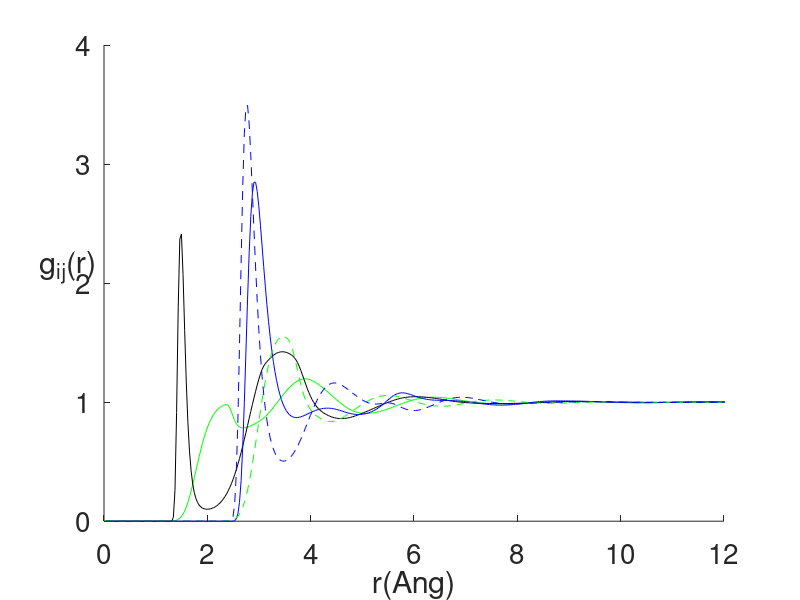

MATLAB code to generate this figure:
%%%%%%%%%%%%%%%%%%%%%%%%%%%%%%%%%%%%%%%%%%%%%%%%%%%%%%%%%%%%%%%%%%%%%%%%
% This function solves excess chemical potential for solvent and
% solvation free energy for solute particle for solute-solvent system 
% in the infinite dilution limit using the Reference interaction site model (RISM) theory
% in the hyppernetted-chain (HNC) approximation.
%%%
%%% --- Reference interaction site model (RISM) theory
% The RISM coupled equations are solved in infinite dilution limit (solute density is zero). 
% 1. solve solvent-solvent equation: 
% solvent_solvent_rism1d_solver.m function solves the solvent-solvent RISM equation.
% 2. solve solute-solvent equation:
% solute_solvent_rism_1d_solver. function solves the solute-solvent RISM equation.
%
% Here:
% solvent is SPC/E water model.
% solute is K+ ion with partial charge +1.
% temparature is T = 298K.
%%%
%
% The Picard iterative method is applied. For solute-solvent case, we first
% solve solute-solvent RISM equation for small gamma parameter (Gamma=40),
% and output from this previous calculation is used for Gamma = 237.50 in next step.
%%%
%
% The excess chemical potential in HNC approximation is
% beta*mu = rho_solvent*int^infinity_0*(0.5*h_vv(r)^{2} - c_vv(r) - 0.5*h_vv(r)*c_vv(r)) * (4*pi*r^2)*dr, 
%                                       where h_vv(r) & c_vv(r) are from solvent-solvent calculation.
%
% For solute-solvent case, in evaluation of beta*mu, one uses h_uv(r) and c_uv from solute-solvent calculation. 
% 
%%%
%%% ---
%
% References: D. Chandler and H. C. Andersen, J. Chem. Phys. v57, p1930 (1972)
%             D. Chandler, J. Chem. Phys. v59, p2742 (1973)
%             L. J. Lowden and D. Chandler, J. Chem. Phys. v59, p6587 (1973)
%             I. S. Joung, T. Luchko, and D. A. Case, J. Chem. Phys. v138, p044103 (2013)
%
% Written by Tsogbayar Tsednee (PhD), Kyungpook National University, South Korea 
% Contact: tsog215@gmail.com
% Date: Feb 16, 2021
%
%
function [] = rism_1D_solute_solvent_equation_hnc_example_1
%
clear all;
format long
clear;
clc;
Nr = 4*256;                      %  number of grid point
L = 32.0; dr = L/(Nr+1);         %  length parameter & step size
itermax = 1000; tol = 10^(-6);   %  number of iteration & tolerance
%
alf = 0.750;                     %  parameter for iteration convergence for solvent-solvent RISM calculation
alf2 = 0.900;                    %  parameter for iteration convergence for solute-solvent RISM calculation
%%%
%
[x_mu_h2o,chi11,chi22,chi33,chi12,chi13,chi23,h11_r,h12_r,h22_r,r] = solvent_solvent_rism1d_solver(Nr,L,dr,itermax,tol,alf);
%
%%% excess chemical potential beta*mu
mu_kcal_over_mol_h2o = x_mu_h2o * 0.5918;                         % in unit of kcal/mol
%
[mu_kap_ion,h14_r,h24_r,h34_r] = solute_solvent_rism_1d_solver(Nr,L,dr,itermax,chi11,chi22,chi33,chi12,chi13,chi23,tol,alf2);
%
%%% solvation free energy (excess chemical potential) beta*mu for solute
%%% particle
mu_kcal_over_mol = mu_kap_ion * 0.5918; % in unit of kcal/mol
%
%%% excess chemical potentias for solvent-solvent and solute-solvent interactions:
[mu_kcal_over_mol_h2o, mu_kcal_over_mol]               % in unit of kcal/mol
%
% [-7.054244457841651 -59.494558241901444]              % in unit of kcal/mol

%%%%
%
% radial distribution functions for solvent
figure(1)
hold on
plot(r, h11_r+1, 'g')    % for H-H
plot(r, h12_r+1, 'k')    % for H-O
plot(r, h22_r+1, 'b')    % for O-O 
%
% radial distribution functions for solute-solvent
plot(r, h14_r+1, 'g--')    % for H - K+
plot(r, h24_r+1, 'b--')    % for O - K+
%plot(r, h34_r+1, 'ro')     % for H - K+
%
hold off
axis([0. 12. 0.000 4.00])
set(gca,'FontSize',20)
xlabel('r(Ang)') % ,'fontsize',16
ylabel('g_{ij}(r)','Rotation', 1) %   

%
return
end

function [x_mu_h2o,chi11,chi22,chi33,chi12,chi13,chi23,h11_r,h12_r,h22_r,r] = solvent_solvent_rism1d_solver(Nr,L,dr,itermax,tol,alf)
%%%
%%%
rho_red = 0.033460;  % number density, A^(-3)
gam1 = 100.650;  % plus for H-H atom % gam1
gam2 = 4.*gam1;  % minus for O-O atom
gam3 = -2.*gam1; % plus for H-O
%%%
gam11 = gam1;
gam12 = gam3;
gam13 = gam1;
gam22 = gam2;
gam23 = gam3;
gam33 = gam1;
%
aa = 1.000000;
%
%%% SPC/E- water model
sigma11 = 0.400; % Ang for H: sigma_1 = 0.4Ang
sigma22 = 3.166; % Ang for O: sigma_3 = 3.166Ang 
sigma33 = 0.400; % Ang for H: sigma_2 = 0.4Ang
sigma12 = 0.5*(sigma11+sigma22);
sigma13 = 0.5*(sigma11+sigma33);
sigma23 = 0.5*(sigma22+sigma33);
%
ell_12 = 1.000; % ell = 1.0Ang between O-H
ell_13 = 1.633; % ell = 1.633Ang between H-H  
ell_23 = 1.000; % ell = 1.0Ang between O-H 
%%%
%rho_red = 0.10000 - 0.00000;
rho_red_1 = rho_red; % A^(-3) x_1 = 0.5;
%rho_red_2 = rho_red_1; % A^(-3) x_2 = 0.5;
%rho_red_3 = rho_red_1; % A^(-3) x_2 = 0.5;
%%%
T_red_1 = 12.870; % eps_1 = 0.0460 kcal/mol & (0.0019872041/0.0460)*298 = 12.87 for H atom & at T = 298K
T_red_2 = 3.811; % eps_3 = 0.1554 kcal/mol & (0.0019872041/0.1554)*298 = 3.811 for O atom & at T = 298K
T_red_3 = 12.87; % eps_2 = 0.0460 kcal/mol & 12.87 for H atom & at T = 298K 
T_red_12 = sqrt(T_red_1*T_red_2);
T_red_13 = sqrt(T_red_1*T_red_3);
T_red_23 = sqrt(T_red_2*T_red_3);
%%%
%%%
%
r = zeros(Nr,1); 
r1 = zeros(Nr,1); r2 = zeros(Nr,1); r3 = zeros(Nr,1); 
r12 = zeros(Nr,1); r13 = zeros(Nr,1); r23 = zeros(Nr,1);
%
u11_lj = zeros(Nr,1); u22_lj = zeros(Nr,1); u33_lj = zeros(Nr,1); 
u12_lj = zeros(Nr,1); u13_lj = zeros(Nr,1); u23_lj = zeros(Nr,1);
%
u11_lr = zeros(Nr,1); u22_lr = zeros(Nr,1); u33_lr = zeros(Nr,1); 
u12_lr = zeros(Nr,1); u13_lr = zeros(Nr,1); u23_lr = zeros(Nr,1);
%
u11_sr = zeros(Nr,1); u22_sr = zeros(Nr,1); u33_sr = zeros(Nr,1); 
u12_sr = zeros(Nr,1); u13_sr = zeros(Nr,1); u23_sr = zeros(Nr,1);
%
c11_sr = zeros(Nr,1); c22_sr = zeros(Nr,1); c33_sr = zeros(Nr,1);
c12_sr = zeros(Nr,1); c13_sr = zeros(Nr,1); c23_sr = zeros(Nr,1);
%
for i = 1:Nr
    r(i) = i*dr;
    r1(i) = r(i)/sigma11;
    r2(i) = r(i)/sigma22;
    r3(i) = r(i)/sigma33;    
    r12(i) = r(i)/sigma12;   
    r13(i) = r(i)/sigma13;
    r23(i) = r(i)/sigma23;       
%
    u11_lj(i) = (4./T_red_1)*( (1./r1(i))^12 - (1./r1(i))^6) ;
    u11_lr(i) = (gam11/r(i))*erf(aa*r(i));  
    u11_sr(i) = (gam11/r(i))*(1.0 - erf(aa*r(i)));
    c11_sr(i) = exp( -u11_lj(i) -u11_sr(i) )  - 1. ;    
%
    u22_lj(i) = (4./T_red_2)*( (1./r2(i))^12 - (1./r2(i))^6) ;
    u22_lr(i) = (gam22/r(i))*erf(aa*r(i)); 
    u22_sr(i) = (gam22/r(i))*(1.0 - erf(aa*r(i)));
    c22_sr(i) = exp( -u22_lj(i) -u22_sr(i) )  - 1. ;
%
    u33_lj(i) = (4./T_red_3)*( (1./r3(i))^12 - (1./r3(i))^6) ;
    u33_lr(i) = (gam33/r(i))*erf(aa*r(i)); 
    u33_sr(i) = (gam33/r(i))*(1.0 - erf(aa*r(i)));
    c33_sr(i) = exp( -u33_lj(i) -u33_sr(i) )  - 1. ;
%
    u12_lj(i) = (4./T_red_12)*( (1./r12(i))^12 - (1./r12(i))^6) ;
    u12_lr(i) = (gam12/r(i))*erf(aa*r(i));  
    u12_sr(i) = (gam12/r(i))*(1.0 - erf(aa*r(i)));
    c12_sr(i) = exp( -u12_lj(i) -u12_sr(i) )  - 1. ; 
%
    u13_lj(i) = (4./T_red_13)*( (1./r13(i))^12 - (1./r13(i))^6) ;
    u13_lr(i) = (gam13/r(i))*erf(aa*r(i));  
    u13_sr(i) = (gam13/r(i))*(1.0 - erf(aa*r(i)));
    c13_sr(i) = exp( -u13_lj(i) -u13_sr(i) )  - 1. ; 
%
    u23_lj(i) = (4./T_red_23)*( (1./r23(i))^12 - (1./r23(i))^6) ;
    u23_lr(i) = (gam23/r(i))*erf(aa*r(i));  
    u23_sr(i) = (gam23/r(i))*(1.0 - erf(aa*r(i)));
    c23_sr(i) = exp( -u23_lj(i) -u23_sr(i) )  - 1. ; 
end
%%%
%%%
h11_k_old = 0.; h12_k_old = 0.; h13_k_old = 0.;
h22_k_old = 0.; h23_k_old = 0.;
h33_k_old = 0.;
%
Nk = Nr;
j = (1:1:Nk)';
ii = (1:1:Nr)';
dk = pi/L;
k = (j*dk);
%
w12_k = sin(k.*ell_12)./(k.*ell_12); % w(k) for H-O
w13_k = sin(k.*ell_13)./(k.*ell_13); % w(k) for H-H
w23_k = sin(k.*ell_23)./(k.*ell_23); % w(k) for O-H
%%%
c11_k_sr = 4*pi*(dr^3*(Nr+1)./pi).*lsint(c11_sr.*ii)./j;
c12_k_sr = 4*pi*(dr^3*(Nr+1)./pi).*lsint(c12_sr.*ii)./j;
c13_k_sr = 4*pi*(dr^3*(Nr+1)./pi).*lsint(c13_sr.*ii)./j;
%c21_k_sr = c12_k_sr;
c22_k_sr = 4*pi*(dr^3*(Nr+1)./pi).*lsint(c22_sr.*ii)./j;
c23_k_sr = 4*pi*(dr^3*(Nr+1)./pi).*lsint(c23_sr.*ii)./j;
%c31_k_sr = c13_k_sr;
%c32_k_sr = c23_k_sr;
c33_k_sr = 4*pi*(dr^3*(Nr+1)./pi).*lsint(c33_sr.*ii)./j;
%
u11_k_lr = (4.*pi*gam11./k.^2).*exp(-k.^2./(4.*aa^2)); % for (gamma/r)*(1.-exp(-aa*r))
u12_k_lr = (4.*pi*gam12./k.^2).*exp(-k.^2./(4.*aa^2)); % for (gamma/r)*(1.-exp(-aa*r))
u13_k_lr = (4.*pi*gam13./k.^2).*exp(-k.^2./(4.*aa^2)); % for (gamma/r)*(1.-exp(-aa*r))
u22_k_lr = (4.*pi*gam22./k.^2).*exp(-k.^2./(4.*aa^2)); % for (gamma/r)*(1.-exp(-aa*r))
u23_k_lr = (4.*pi*gam23./k.^2).*exp(-k.^2./(4.*aa^2)); % for (gamma/r)*(1.-exp(-aa*r))
u33_k_lr = (4.*pi*gam33./k.^2).*exp(-k.^2./(4.*aa^2)); % for (gamma/r)*(1.-exp(-aa*r))
%%%
%ck = ck_sr - uk_lr;
c11_k = c11_k_sr - u11_k_lr;
c12_k = c12_k_sr - u12_k_lr;
c13_k = c13_k_sr - u13_k_lr;
%c21_k = c12_k; 
c22_k = c22_k_sr - u22_k_lr;
c23_k = c23_k_sr - u23_k_lr;
%c31_k = c13_k;
%c32_k = c23_k;
c33_k = c33_k_sr - u33_k_lr;
%%%%%%%%%%%% 
%%%
%rho = rho_red_1;
%%%
%%% solve rism 3x3 matrix equation
% w*c*w
wd11_k = c11_k + w12_k.*(c12_k + c22_k.*w12_k + c23_k.*w13_k) + w13_k.*(c13_k + c23_k.*w12_k + c33_k.*w13_k) + c12_k.*w12_k + c13_k.*w13_k;
wd12_k = c12_k + w12_k.*(c11_k + c12_k.*w12_k + c13_k.*w13_k) + w23_k.*(c13_k + c23_k.*w12_k + c33_k.*w13_k) + c22_k.*w12_k + c23_k.*w13_k;
wd13_k = c13_k + w13_k.*(c11_k + c12_k.*w12_k + c13_k.*w13_k) + w23_k.*(c12_k + c22_k.*w12_k + c23_k.*w13_k) + c23_k.*w12_k + c33_k.*w13_k;
%
wd22_k = c22_k + w12_k.*(c12_k + c11_k.*w12_k + c13_k.*w23_k) + w23_k.*(c23_k + c13_k.*w12_k + c33_k.*w23_k) + c12_k.*w12_k + c23_k.*w23_k;
wd23_k = c23_k + w13_k.*(c12_k + c11_k.*w12_k + c13_k.*w23_k) + w23_k.*(c22_k + c12_k.*w12_k + c23_k.*w23_k) + c13_k.*w12_k + c33_k.*w23_k;
%
wd33_k = c33_k + w13_k.*(c13_k + c11_k.*w13_k + c12_k.*w23_k) + w23_k.*(c23_k + c12_k.*w13_k + c22_k.*w23_k) + c13_k.*w13_k + c23_k.*w23_k;
%%%
%%% elements of (I-W*C*R)
d11_k = 1. - rho_red_1.*(c11_k + c12_k.*w12_k + c13_k.*w13_k);
d12_k = -rho_red_1.*(c12_k + c22_k.*w12_k + c23_k.*w13_k);
d13_k = -rho_red_1.*(c13_k + c23_k.*w12_k + c33_k.*w13_k);
%
d21_k = -rho_red_1.*(c12_k + c11_k.*w12_k + c13_k.*w23_k);
d22_k = 1. - rho_red_1.*(c22_k + c12_k.*w12_k + c23_k.*w23_k);
d23_k = -rho_red_1.*(c23_k + c13_k.*w12_k + c33_k.*w23_k);
%
d31_k = -rho_red_1.*(c13_k + c11_k.*w13_k + c12_k.*w23_k);
d32_k = -rho_red_1.*(c23_k + c12_k.*w13_k + c22_k.*w23_k);
d33_k = 1. - rho_red_1.*(c33_k + c13_k.*w13_k + c23_k.*w23_k);
%
%
Det_3x3_mat = (d11_k.*d22_k.*d33_k - d11_k.*d23_k.*d32_k - d12_k.*d21_k.*d33_k + ...
               d12_k.*d23_k.*d31_k + d13_k.*d21_k.*d32_k - d13_k.*d22_k.*d31_k);
           
%
id11_k = (d22_k.*d33_k - d23_k.*d32_k)./Det_3x3_mat;
id12_k = -(d12_k.*d33_k - d13_k.*d32_k)./Det_3x3_mat;
id13_k = (d12_k.*d23_k - d13_k.*d22_k)./Det_3x3_mat;
%
id21_k = -(d21_k.*d33_k - d23_k.*d31_k)./Det_3x3_mat;
id22_k = (d11_k.*d33_k - d13_k.*d31_k)./Det_3x3_mat;
id23_k = -(d11_k.*d23_k - d13_k.*d21_k)./Det_3x3_mat;
%
id31_k = (d21_k.*d32_k - d22_k.*d31_k)./Det_3x3_mat;
id32_k = -(d11_k.*d32_k - d12_k.*d31_k)./Det_3x3_mat;
id33_k = (d11_k.*d22_k - d12_k.*d21_k)./Det_3x3_mat;
%
%%%
h11_k = id11_k.*wd11_k + id12_k.*wd12_k + id13_k.*wd13_k;
h11_k_new = h11_k;
h11_k_n = alf.*h11_k_new + (1.-alf).*h11_k_old; 
%
h12_k = id11_k.*wd12_k + id12_k.*wd22_k + id13_k.*wd23_k;
h12_k_new = h12_k;
h12_k_n = alf.*h12_k_new + (1.-alf).*h12_k_old; 
%
h13_k = id11_k.*wd13_k + id12_k.*wd23_k + id13_k.*wd33_k;
h13_k_new = h13_k;
h13_k_n = alf.*h13_k_new + (1.-alf).*h13_k_old; 
%
h22_k = id21_k.*wd12_k + id22_k.*wd22_k + id23_k.*wd23_k;
h22_k_new = h22_k;
h22_k_n = alf.*h22_k_new + (1.-alf).*h22_k_old; 
%
h23_k = id21_k.*wd13_k + id22_k.*wd23_k + id23_k.*wd33_k;
h23_k_new = h23_k;
h23_k_n = alf.*h23_k_new + (1.-alf).*h23_k_old; 
%
h33_k = id31_k.*wd13_k + id32_k.*wd23_k + id33_k.*wd33_k;
h33_k_new = h33_k;
h33_k_n = alf.*h33_k_new + (1.-alf).*h33_k_old; 
%%%
% compute c(r) and h(r) 
c11_sr = (1./(2*pi)^(3))*4*pi.*(pi^2./(ii.*(Nr+1)^2.*dr^3)).*lsint(c11_k_sr.*j);
c12_sr = (1./(2*pi)^(3))*4*pi.*(pi^2./(ii.*(Nr+1)^2.*dr^3)).*lsint(c12_k_sr.*j);
c13_sr = (1./(2*pi)^(3))*4*pi.*(pi^2./(ii.*(Nr+1)^2.*dr^3)).*lsint(c13_k_sr.*j);
%c21_r = c12_r;
c22_sr = (1./(2*pi)^(3))*4*pi.*(pi^2./(ii.*(Nr+1)^2.*dr^3)).*lsint(c22_k_sr.*j);
c23_sr = (1./(2*pi)^(3))*4*pi.*(pi^2./(ii.*(Nr+1)^2.*dr^3)).*lsint(c23_k_sr.*j);
%
c33_sr = (1./(2*pi)^(3))*4*pi.*(pi^2./(ii.*(Nr+1)^2.*dr^3)).*lsint(c33_k_sr.*j);
%
h11_r = (1./(2*pi)^(3))*4*pi.*(pi^2./(ii.*(Nr+1)^2.*dr^3)).*lsint(h11_k_n.*j);
h12_r = (1./(2*pi)^(3))*4*pi.*(pi^2./(ii.*(Nr+1)^2.*dr^3)).*lsint(h12_k_n.*j);
h13_r = (1./(2*pi)^(3))*4*pi.*(pi^2./(ii.*(Nr+1)^2.*dr^3)).*lsint(h13_k_n.*j);
%h21_r = h12_r;
h22_r = (1./(2*pi)^(3))*4*pi.*(pi^2./(ii.*(Nr+1)^2.*dr^3)).*lsint(h22_k_n.*j);
h23_r = (1./(2*pi)^(3))*4*pi.*(pi^2./(ii.*(Nr+1)^2.*dr^3)).*lsint(h23_k_n.*j);
%
h33_r = (1./(2*pi)^(3))*4*pi.*(pi^2./(ii.*(Nr+1)^2.*dr^3)).*lsint(h33_k_n.*j);
%
G11_sr = h11_r - c11_sr; % indirect cf
G12_sr = h12_r - c12_sr;
G13_sr = h13_r - c13_sr;
%G21_r = G12_r;
G22_sr = h22_r - c22_sr;
G23_sr = h23_r - c23_sr;
%
G33_sr = h33_r - c33_sr;
%%%
%Iflag = 0.;  % converfence flag, 1 indicates convergence

%
for iter = 2:itermax
%
%   iter;
% iteration 2
    G11_sr_old = G11_sr; G12_sr_old = G12_sr; G13_sr_old = G13_sr; 
    G22_sr_old = G22_sr; G23_sr_old = G23_sr;
    G33_sr_old = G33_sr; 
%
    c11_sr_old = exp(-u11_lj -u11_sr + G11_sr_old) - G11_sr_old - 1.;
    c12_sr_old = exp(-u12_lj -u12_sr + G12_sr_old) - G12_sr_old - 1.;
    c13_sr_old = exp(-u13_lj -u13_sr + G13_sr_old) - G13_sr_old - 1.;
%
    c22_sr_old = exp(-u22_lj -u22_sr + G22_sr_old) - G22_sr_old - 1.;
    c23_sr_old = exp(-u23_lj -u23_sr + G23_sr_old) - G23_sr_old - 1.;
%
    c33_sr_old = exp(-u33_lj -u33_sr + G33_sr_old) - G33_sr_old - 1.;
%%%
    c11_k_sr = 4*pi*(dr^3*(Nr+1)./pi).*lsint(c11_sr_old.*ii)./j;
    c12_k_sr = 4*pi*(dr^3*(Nr+1)./pi).*lsint(c12_sr_old.*ii)./j;
    c13_k_sr = 4*pi*(dr^3*(Nr+1)./pi).*lsint(c13_sr_old.*ii)./j;
    c22_k_sr = 4*pi*(dr^3*(Nr+1)./pi).*lsint(c22_sr_old.*ii)./j;
    c23_k_sr = 4*pi*(dr^3*(Nr+1)./pi).*lsint(c23_sr_old.*ii)./j;
    c33_k_sr = 4*pi*(dr^3*(Nr+1)./pi).*lsint(c33_sr_old.*ii)./j;
%
    %ck = ck_sr - uk_lr;
    c11_k = c11_k_sr - u11_k_lr;
    c12_k = c12_k_sr - u12_k_lr;
    c13_k = c13_k_sr - u13_k_lr;
    %
    c22_k = c22_k_sr - u22_k_lr;
    c23_k = c23_k_sr - u23_k_lr;
    %
    c33_k = c33_k_sr - u33_k_lr;
    %
    % w*c*w
    wd11_k = c11_k + w12_k.*(c12_k + c22_k.*w12_k + c23_k.*w13_k) + w13_k.*(c13_k + c23_k.*w12_k + c33_k.*w13_k) + c12_k.*w12_k + c13_k.*w13_k;
    wd12_k = c12_k + w12_k.*(c11_k + c12_k.*w12_k + c13_k.*w13_k) + w23_k.*(c13_k + c23_k.*w12_k + c33_k.*w13_k) + c22_k.*w12_k + c23_k.*w13_k;
    wd13_k = c13_k + w13_k.*(c11_k + c12_k.*w12_k + c13_k.*w13_k) + w23_k.*(c12_k + c22_k.*w12_k + c23_k.*w13_k) + c23_k.*w12_k + c33_k.*w13_k;
    %
    wd22_k = c22_k + w12_k.*(c12_k + c11_k.*w12_k + c13_k.*w23_k) + w23_k.*(c23_k + c13_k.*w12_k + c33_k.*w23_k) + c12_k.*w12_k + c23_k.*w23_k;
    wd23_k = c23_k + w13_k.*(c12_k + c11_k.*w12_k + c13_k.*w23_k) + w23_k.*(c22_k + c12_k.*w12_k + c23_k.*w23_k) + c13_k.*w12_k + c33_k.*w23_k;
    %
    wd33_k = c33_k + w13_k.*(c13_k + c11_k.*w13_k + c12_k.*w23_k) + w23_k.*(c23_k + c12_k.*w13_k + c22_k.*w23_k) + c13_k.*w13_k + c23_k.*w23_k;
    %%%
    %%% elements of (I-W*C*R)
    d11_k = 1. - rho_red_1.*(c11_k + c12_k.*w12_k + c13_k.*w13_k);
    d12_k = -rho_red_1.*(c12_k + c22_k.*w12_k + c23_k.*w13_k);
    d13_k = -rho_red_1.*(c13_k + c23_k.*w12_k + c33_k.*w13_k);
    %
    d21_k = -rho_red_1.*(c12_k + c11_k.*w12_k + c13_k.*w23_k);
    d22_k = 1. - rho_red_1.*(c22_k + c12_k.*w12_k + c23_k.*w23_k);
    d23_k = -rho_red_1.*(c23_k + c13_k.*w12_k + c33_k.*w23_k);
    %
    d31_k = -rho_red_1.*(c13_k + c11_k.*w13_k + c12_k.*w23_k);
    d32_k = -rho_red_1.*(c23_k + c12_k.*w13_k + c22_k.*w23_k);
    d33_k = 1. - rho_red_1.*(c33_k + c13_k.*w13_k + c23_k.*w23_k);
    %
    %
    Det_3x3_mat = (d11_k.*d22_k.*d33_k - d11_k.*d23_k.*d32_k - d12_k.*d21_k.*d33_k + ...
                   d12_k.*d23_k.*d31_k + d13_k.*d21_k.*d32_k - d13_k.*d22_k.*d31_k);

    %
    id11_k = (d22_k.*d33_k - d23_k.*d32_k)./Det_3x3_mat;
    id12_k = -(d12_k.*d33_k - d13_k.*d32_k)./Det_3x3_mat;
    id13_k = (d12_k.*d23_k - d13_k.*d22_k)./Det_3x3_mat;
    %
    id21_k = -(d21_k.*d33_k - d23_k.*d31_k)./Det_3x3_mat;
    id22_k = (d11_k.*d33_k - d13_k.*d31_k)./Det_3x3_mat;
    id23_k = -(d11_k.*d23_k - d13_k.*d21_k)./Det_3x3_mat;
    %
    id31_k = (d21_k.*d32_k - d22_k.*d31_k)./Det_3x3_mat;
    id32_k = -(d11_k.*d32_k - d12_k.*d31_k)./Det_3x3_mat;
    id33_k = (d11_k.*d22_k - d12_k.*d21_k)./Det_3x3_mat;
    %
    %%%
    h11_k = id11_k.*wd11_k + id12_k.*wd12_k + id13_k.*wd13_k;
    h11_k_old = h11_k_n;
    h11_k_new = h11_k;
    h11_k_n = alf.*h11_k_new + (1.-alf).*h11_k_old; 
    %
    h12_k = id11_k.*wd12_k + id12_k.*wd22_k + id13_k.*wd23_k;
    h12_k_old = h12_k_n;
    h12_k_new = h12_k;
    h12_k_n = alf.*h12_k_new + (1.-alf).*h12_k_old; 
    %
    h13_k = id11_k.*wd13_k + id12_k.*wd23_k + id13_k.*wd33_k;
    h13_k_old = h13_k_n;
    h13_k_new = h13_k;
    h13_k_n = alf.*h13_k_new + (1.-alf).*h13_k_old; 
    %
    h22_k = id21_k.*wd12_k + id22_k.*wd22_k + id23_k.*wd23_k;
    h22_k_old = h22_k_n;
    h22_k_new = h22_k;
    h22_k_n = alf.*h22_k_new + (1.-alf).*h22_k_old; 
    %
    h23_k = id21_k.*wd13_k + id22_k.*wd23_k + id23_k.*wd33_k;
    h23_k_old = h23_k_n;
    h23_k_new = h23_k;
    h23_k_n = alf.*h23_k_new + (1.-alf).*h23_k_old; 
    %
    h33_k = id31_k.*wd13_k + id32_k.*wd23_k + id33_k.*wd33_k;
    h33_k_old = h33_k_n;
    h33_k_new = h33_k;
    h33_k_n = alf.*h33_k_new + (1.-alf).*h33_k_old; 
    %%%
    % compute c(r) and h(r) 
    c11_sr = (1./(2*pi)^(3))*4*pi.*(pi^2./(ii.*(Nr+1)^2.*dr^3)).*lsint(c11_k_sr.*j);
    c12_sr = (1./(2*pi)^(3))*4*pi.*(pi^2./(ii.*(Nr+1)^2.*dr^3)).*lsint(c12_k_sr.*j);
    c13_sr = (1./(2*pi)^(3))*4*pi.*(pi^2./(ii.*(Nr+1)^2.*dr^3)).*lsint(c13_k_sr.*j);
    %c21_r = c12_r;
    c22_sr = (1./(2*pi)^(3))*4*pi.*(pi^2./(ii.*(Nr+1)^2.*dr^3)).*lsint(c22_k_sr.*j);
    c23_sr = (1./(2*pi)^(3))*4*pi.*(pi^2./(ii.*(Nr+1)^2.*dr^3)).*lsint(c23_k_sr.*j);
    %
    c33_sr = (1./(2*pi)^(3))*4*pi.*(pi^2./(ii.*(Nr+1)^2.*dr^3)).*lsint(c33_k_sr.*j);
    %
    h11_r = (1./(2*pi)^(3))*4*pi.*(pi^2./(ii.*(Nr+1)^2.*dr^3)).*lsint(h11_k_n.*j);
    h12_r = (1./(2*pi)^(3))*4*pi.*(pi^2./(ii.*(Nr+1)^2.*dr^3)).*lsint(h12_k_n.*j);
    h13_r = (1./(2*pi)^(3))*4*pi.*(pi^2./(ii.*(Nr+1)^2.*dr^3)).*lsint(h13_k_n.*j);
    %h21_r = h12_r;
    h22_r = (1./(2*pi)^(3))*4*pi.*(pi^2./(ii.*(Nr+1)^2.*dr^3)).*lsint(h22_k_n.*j);
    h23_r = (1./(2*pi)^(3))*4*pi.*(pi^2./(ii.*(Nr+1)^2.*dr^3)).*lsint(h23_k_n.*j);
    %
    h33_r = (1./(2*pi)^(3))*4*pi.*(pi^2./(ii.*(Nr+1)^2.*dr^3)).*lsint(h33_k_n.*j);
    %
    G11_sr_new = h11_r - c11_sr; % indirect cf
    G12_sr_new = h12_r - c12_sr;
    G13_sr_new = h13_r - c13_sr;
    %G21_r = G12_r;
    G22_sr_new = h22_r - c22_sr;
    G23_sr_new = h23_r - c23_sr;
    %
    G33_sr_new = h33_r - c33_sr;
    
    %%%
    %
    cor = 1.*rms(G11_sr_new - G11_sr_old) + 1.*rms(G12_sr_new - G12_sr_old) + 1.*rms(G13_sr_new - G13_sr_old) + ...
          1.*rms(G22_sr_new - G22_sr_old) + 1.*rms(G23_sr_new - G23_sr_old) + ...
          1.*rms(G33_sr_new - G33_sr_old);
%
    G11_sr = G11_sr_new;
    G12_sr = G12_sr_new;
    G13_sr = G13_sr_new;   
    G22_sr = G22_sr_new; 
    G23_sr = G23_sr_new;    
    G33_sr = G33_sr_new; 
%
    if (cor < tol)        
        Iflag = 1.
    break
    end
end
%%%
c11_r = c11_sr; c12_r = c12_sr; c13_r = c13_sr;
c22_r = c22_sr; c23_r = c23_sr;
c33_r = c33_sr;
%
c11_r_full = c11_sr - u11_lr ;
c12_r_full = c12_sr - u12_lr ;
c13_r_full = c13_sr - u13_lr ;
c22_r_full = c22_sr - u22_lr ;
c23_r_full = c23_sr - u23_lr ;
c33_r_full = c33_sr - u33_lr ;
%
%%%%%%%%%%%%%%%%%%%%%%%%%%%%%%%%%%%%%%%%%%%%%%%%%%%%%%%%%%%%%%%%%%%%%%%%%%%%%%%%%%%%%%%%%%%%%
%%% Calculation of beta*mu begins
sm4_h2o = 0.; % beta*mu
hr = zeros(Nr,1); cr = zeros(Nr,1); hrcr = zeros(Nr,1);
for i = 1:Nr
%%%
    hr(i) = h11_r(i)^2 + 2.*h12_r(i)^2 + 2.*h13_r(i)^2 + h22_r(i)^2 + 2.*h23_r(i)^2 + h33_r(i)^2;
%
    cr(i) = c11_r(i) + 2.*c12_r(i) + 2.*c13_r(i) + c22_r(i) + 2.*c23_r(i) + c33_r(i);
%
    hrcr(i) = h11_r(i)*c11_r_full(i) + 2.*h12_r(i)*c12_r_full(i) + 2.*h13_r(i)*c13_r_full(i) + h22_r(i)*c22_r_full(i) + 2.*h23_r(i)*c23_r_full(i) + h33_r(i)*c33_r_full(i) ;
%                            
    sm4_h2o = sm4_h2o + (4*pi)*rho_red_1*(0.5*hr(i) - cr(i) - 0.5*hrcr(i))*r(i)^2*dr;    %  
%%%
end
%%%
x_mu_h2o = sm4_h2o; %   
%%%%%%%%%%%%%%%%%%%%%%%%%%%%%%%%%%%%%%%%%%%%%%%%%%%%%%%%%%%%%%%%%%%%%%%%%%%%%%%%%%%%%%%%%%%%%
%%% Calculation of beta*mu ends
%%%
%%% calculation of susceptibility for water-model begins ---------------------------------
w11_k = ones(Nr,1);
chi11 = w11_k + rho_red.*h11_k_n;
chi22 = w11_k + rho_red.*h22_k_n;
chi33 = w11_k + rho_red.*h33_k_n;
%
chi12 = w12_k + rho_red.*h12_k_n;
chi13 = w13_k + rho_red.*h13_k_n;
chi23 = w23_k + rho_red.*h23_k_n;
%%% calculation of susceptibility for water-model ends ---------------------------------

%%%
return
end

%%% solute-solvent rism_1d calculation begins -----------------

function [mu_kap_ion,h14_r,h24_r,h34_r] = solute_solvent_rism_1d_solver(Nr,L,dr,itermax,chi11,chi22,chi33,chi12,chi13,chi23,tol,alf2)
%%%
%%% SPC/E- water model
sigma11 = 0.400; % Ang for H: sigma_1 = 0.4Ang
sigma22 = 3.166; % Ang for O: sigma_3 = 3.166Ang 
sigma33 = 0.400; % Ang for H: sigma_2 = 0.4Ang
%
T_red_1 = 12.870; % eps_1 = 0.0460 kcal/mol & (0.0019872041/0.0460)*298 = 12.87 for H atom & at T = 298K
T_red_2 = 3.811; % eps_3 = 0.1554 kcal/mol & (0.0019872041/0.1554)*298 = 3.811 for O atom & at T = 298K
T_red_3 = 12.87; % eps_2 = 0.0460 kcal/mol & 12.87 for H atom & at T = 298K 
%
rho_red = 0.033460;  % 
%%% SPC/E- water model
%
aa = 1.000000;
%%%
sigma44 = 3.332; % Ang for K+ ion: sigma_4 = 3.332Ang 
%%%
sigma14 = 0.5*(sigma11+sigma44);
sigma24 = 0.5*(sigma22+sigma44);
sigma34 = 0.5*(sigma33+sigma44);
%
T_red_4 = 5.922; % eps_2 = 0.1000 kcal/mol & (0.0019872041/0.1000)*298 = 5.921868217999999 for Ka+ ion & at T = 298K 
%
T_red_14 = sqrt(T_red_1*T_red_4);
T_red_24 = sqrt(T_red_2*T_red_4);
T_red_34 = sqrt(T_red_3*T_red_4);
%%%
%%% Ka+ ion part
gam14 = 30.;%237.50;%-237.50; % for H - Ka+ ion
gam24 = -2.*gam14; % for O - Ka+ ion
gam34 = gam14; % for H - Ka+ ion
%gam44 = 0;%560.40; % for Ka+ and Ka+
%%%
%
r = zeros(Nr,1); 
r4 = zeros(Nr,1); 
r14 = zeros(Nr,1); r24 = zeros(Nr,1); r34 = zeros(Nr,1);
%
%u44_lj = zeros(Nr,1); 
u14_lj = zeros(Nr,1); u24_lj = zeros(Nr,1); u34_lj = zeros(Nr,1);
%
%u44_lr = zeros(Nr,1); 
u14_lr = zeros(Nr,1); u24_lr = zeros(Nr,1); u34_lr = zeros(Nr,1);
%
%u44_sr = zeros(Nr,1); 
u14_sr = zeros(Nr,1); u24_sr = zeros(Nr,1); u34_sr = zeros(Nr,1);
%
%c44_sr = zeros(Nr,1);
c14_sr = zeros(Nr,1); c24_sr = zeros(Nr,1); c34_sr = zeros(Nr,1);
%
for i = 1:Nr
    r(i) = i*dr;
    r4(i) = r(i)/sigma44;        
    r14(i) = r(i)/sigma14;    
    r24(i) = r(i)/sigma24;    
    r34(i) = r(i)/sigma34;    
%
%    u44_lj(i) = (4./T_red_4)*( (1./r4(i))^12 - (1./r4(i))^6) ; 
%    u44_lr(i) = (gam44/r(i))*erf(aa*r(i)); 
%    u44_sr(i) = (gam44/r(i))*(1.0 - erf(aa*r(i)));
%    c44_sr(i) = exp( -u44_lj(i) -u44_sr(i) ) - 1. ;    
%    
    u14_lj(i) = (4./T_red_14)*( (1./r14(i))^12 - (1./r14(i))^6) ;
    u14_lr(i) = (gam14/r(i))*erf(aa*r(i));  
    u14_sr(i) = (gam14/r(i))*(1.0 - erf(aa*r(i)));
    c14_sr(i) = exp( -u14_lj(i) -u14_sr(i) )  - 1. ;         
%    
    u24_lj(i) = (4./T_red_24)*( (1./r24(i))^12 - (1./r24(i))^6) ;
    u24_lr(i) = (gam24/r(i))*erf(aa*r(i));  
    u24_sr(i) = (gam24/r(i))*(1.0 - erf(aa*r(i)));
    c24_sr(i) = exp( -u24_lj(i) -u24_sr(i) ) - 1. ; 
%    
    u34_lj(i) = (4./T_red_34)*( (1./r34(i))^12 - (1./r34(i))^6) ;
    u34_lr(i) = (gam34/r(i))*erf(aa*r(i));  
    u34_sr(i) = (gam34/r(i))*(1.0 - erf(aa*r(i)));
    c34_sr(i) = exp( -u34_lj(i) -u34_sr(i) )  - 1. ;     
%    
end
%%%
h14_k_old = 0.; h24_k_old = 0.;  h34_k_old = 0.;
%
Nk = Nr;
j = (1:1:Nk)';
ii = (1:1:Nr)';
dk = pi/L;
k = (j*dk);

%
c14_k_sr = 4*pi*(dr^3*(Nr+1)./pi).*lsint(c14_sr.*ii)./j;
c24_k_sr = 4*pi*(dr^3*(Nr+1)./pi).*lsint(c24_sr.*ii)./j;
c34_k_sr = 4*pi*(dr^3*(Nr+1)./pi).*lsint(c34_sr.*ii)./j;
%c44_k_sr = 4*pi*(dr^3*(Nr+1)./pi).*lsint(c44_sr.*ii)./j;
%
u14_k_lr = (4.*pi*gam14./k.^2).*exp(-k.^2./(4.*aa^2)); % for (gamma/r)*(1.-exp(-aa*r))
u24_k_lr = (4.*pi*gam24./k.^2).*exp(-k.^2./(4.*aa^2)); % for (gamma/r)*(1.-exp(-aa*r))
u34_k_lr = (4.*pi*gam34./k.^2).*exp(-k.^2./(4.*aa^2)); % for (gamma/r)*(1.-exp(-aa*r))
%u44_k_lr = (4.*pi*gam44./k.^2).*exp(-k.^2./(4.*aa^2)); % for (gamma/r)*(1.-exp(-aa*r))
%
%ck = ck_sr - uk_lr;
c14_k = c14_k_sr - u14_k_lr;
c24_k = c24_k_sr - u24_k_lr;
c34_k = c34_k_sr - u34_k_lr;
%c44_k = c44_k_sr - u44_k_lr;
%ck = ck_sr - uk_lr;
%
h14_k = c14_k.*chi11;
h14_k_new = h14_k;
h14_k_n = alf2.*h14_k_new + (1.-alf2).*h14_k_old;
%
h24_k = c24_k.*chi22;
h24_k_new = h24_k;
h24_k_n = alf2.*h24_k_new + (1.-alf2).*h24_k_old;
%
h34_k = c34_k.*chi33;
h34_k_new = h34_k;
h34_k_n = alf2.*h34_k_new + (1.-alf2).*h34_k_old;
%%%
% compute c(r) and h(r) 
c14_sr = (1./(2*pi)^(3))*4*pi.*(pi^2./(ii.*(Nr+1)^2.*dr^3)).*lsint(c14_k_sr.*j);
c24_sr = (1./(2*pi)^(3))*4*pi.*(pi^2./(ii.*(Nr+1)^2.*dr^3)).*lsint(c24_k_sr.*j);
c34_sr = (1./(2*pi)^(3))*4*pi.*(pi^2./(ii.*(Nr+1)^2.*dr^3)).*lsint(c34_k_sr.*j);
%c44_sr = (1./(2*pi)^(3))*4*pi.*(pi^2./(ii.*(Nr+1)^2.*dr^3)).*lsint(c44_k_sr.*j);
%
h14_r = (1./(2*pi)^(3))*4*pi.*(pi^2./(ii.*(Nr+1)^2.*dr^3)).*lsint(h14_k_n.*j);
h24_r = (1./(2*pi)^(3))*4*pi.*(pi^2./(ii.*(Nr+1)^2.*dr^3)).*lsint(h24_k_n.*j);
h34_r = (1./(2*pi)^(3))*4*pi.*(pi^2./(ii.*(Nr+1)^2.*dr^3)).*lsint(h34_k_n.*j);
%h44_r = (1./(2*pi)^(3))*4*pi.*(pi^2./(ii.*(Nr+1)^2.*dr^3)).*lsint(h44_k.*j);
%
G14_sr = h14_r - c14_sr;
G24_sr = h24_r - c24_sr;
G34_sr = h34_r - c34_sr;
%G44_sr = h44_r - c44_sr;
%%%
%Iflag = 0.;  % converfence flag, 1 indicates convergence
%
for iter = 2:itermax
%
%   iter
% iteration 2
    G14_sr_old = G14_sr;
    G24_sr_old = G24_sr;
    G34_sr_old = G34_sr; 
%    G44_sr_old = G44_sr;
%
    c14_sr_old = exp(-u14_lj -u14_sr + G14_sr_old) - G14_sr_old - 1.;    
    c24_sr_old = exp(-u24_lj -u24_sr + G24_sr_old) - G24_sr_old - 1.;    
    c34_sr_old = exp(-u34_lj -u34_sr + G34_sr_old) - G34_sr_old - 1.;    
%    c44_sr_old = exp(-u44_lj + G44_sr_old) - G44_sr_old - 1.;
    %
    c14_k_sr = 4*pi*(dr^3*(Nr+1)./pi).*lsint(c14_sr_old.*ii)./j;
    c24_k_sr = 4*pi*(dr^3*(Nr+1)./pi).*lsint(c24_sr_old.*ii)./j;
    c34_k_sr = 4*pi*(dr^3*(Nr+1)./pi).*lsint(c34_sr_old.*ii)./j;
%%%
%ck = ck_sr - uk_lr;
    %ck = ck_sr - uk_lr;
    c14_k = c14_k_sr - u14_k_lr;
    c24_k = c24_k_sr - u24_k_lr;
    c34_k = c34_k_sr - u34_k_lr;
%    c44_k = c44_k_sr - u44_k_lr;
    %
    h14_k = c14_k.*chi11 + c24_k.*chi12 + c34_k.*chi13;
    h14_k_old = h14_k_n; 
    h14_k_new = h14_k;
    h14_k_n = alf2.*h14_k_new + (1.-alf2).*h14_k_old;
    %
    h24_k = c14_k.*chi12 + c24_k.*chi22 + c34_k.*chi23;
    h24_k_old = h24_k_n; 
    h24_k_new = h24_k;
    h24_k_n = alf2.*h24_k_new + (1.-alf2).*h24_k_old;
    %
    h34_k = c14_k.*chi13 + c24_k.*chi23 + c34_k.*chi33;
    h34_k_old = h34_k_n; 
    h34_k_new = h34_k;
    h34_k_n = alf2.*h34_k_new + (1.-alf2).*h34_k_old;    
%%%

%%%
    % compute c(r) and h(r) 
% compute c(r) and h(r) 
c14_sr = (1./(2*pi)^(3))*4*pi.*(pi^2./(ii.*(Nr+1)^2.*dr^3)).*lsint(c14_k_sr.*j);
c24_sr = (1./(2*pi)^(3))*4*pi.*(pi^2./(ii.*(Nr+1)^2.*dr^3)).*lsint(c24_k_sr.*j);
c34_sr = (1./(2*pi)^(3))*4*pi.*(pi^2./(ii.*(Nr+1)^2.*dr^3)).*lsint(c34_k_sr.*j);
%c44_sr = (1./(2*pi)^(3))*4*pi.*(pi^2./(ii.*(Nr+1)^2.*dr^3)).*lsint(c44_k_sr.*j);
%
h14_r = (1./(2*pi)^(3))*4*pi.*(pi^2./(ii.*(Nr+1)^2.*dr^3)).*lsint(h14_k_n.*j);
h24_r = (1./(2*pi)^(3))*4*pi.*(pi^2./(ii.*(Nr+1)^2.*dr^3)).*lsint(h24_k_n.*j);
h34_r = (1./(2*pi)^(3))*4*pi.*(pi^2./(ii.*(Nr+1)^2.*dr^3)).*lsint(h34_k_n.*j);
%h44_r = (1./(2*pi)^(3))*4*pi.*(pi^2./(ii.*(Nr+1)^2.*dr^3)).*lsint(h44_k.*j);
%
%
% compute c(r) and h(r) 
%c14_r = (1./(2*pi)^(3))*4*pi.*(pi^2./(ii.*(Nr+1)^2.*dr^3)).*lsint(c14_k.*j);
%c24_r = (1./(2*pi)^(3))*4*pi.*(pi^2./(ii.*(Nr+1)^2.*dr^3)).*lsint(c24_k.*j);
%c34_r = (1./(2*pi)^(3))*4*pi.*(pi^2./(ii.*(Nr+1)^2.*dr^3)).*lsint(c34_k.*j);
%c44_r = (1./(2*pi)^(3))*4*pi.*(pi^2./(ii.*(Nr+1)^2.*dr^3)).*lsint(c44_k.*j);

%
G14_sr_new = h14_r - c14_sr;
G24_sr_new = h24_r - c24_sr;
G34_sr_new = h34_r - c34_sr;
    %
    cor = 1.*rms(G14_sr_new - G14_sr_old) + ...
          1.*rms(G24_sr_new - G24_sr_old) + ...
          1.*rms(G34_sr_new - G34_sr_old);    
%
    G14_sr = G14_sr_new;       
    G24_sr = G24_sr_new;
    G34_sr = G34_sr_new;    
%    G44_sr = G44_sr_new;    
%
    if (cor < tol)        
        Iflag = 1.
    break
    end


end
%   

%%% 2nd -----------------------------------------------------
gam14 = 237.50;%-237.50; % for H - Ka+ ion
gam24 = -2.*gam14; % for O - Ka+ ion
gam34 = gam14; % for H - Ka+ ion
gam44 = 0;%560.40; % for Ka+ and Ka+

%
r = zeros(Nr,1); 
r4 = zeros(Nr,1); 
r14 = zeros(Nr,1); r24 = zeros(Nr,1); r34 = zeros(Nr,1);
%
u44_lj = zeros(Nr,1); 
u14_lj = zeros(Nr,1); u24_lj = zeros(Nr,1); u34_lj = zeros(Nr,1);
%
u44_lr = zeros(Nr,1); 
u14_lr = zeros(Nr,1); u24_lr = zeros(Nr,1); u34_lr = zeros(Nr,1);
%
u44_sr = zeros(Nr,1); 
u14_sr = zeros(Nr,1); u24_sr = zeros(Nr,1); u34_sr = zeros(Nr,1);
%
%e44_sr = zeros(Nr,1);
%e14_sr = zeros(Nr,1); e24_sr = zeros(Nr,1); e34_sr = zeros(Nr,1);
%
for i = 1:Nr
    r(i) = i*dr;
    r4(i) = r(i)/sigma44;        
    r14(i) = r(i)/sigma14;    
    r24(i) = r(i)/sigma24;    
    r34(i) = r(i)/sigma34;    
%
    u44_lj(i) = (4./T_red_4)*( (1./r4(i))^12 - (1./r4(i))^6) ; 
    u44_lr(i) = (gam44/r(i))*erf(aa*r(i)); 
    u44_sr(i) = (gam44/r(i))*(1.0 - erf(aa*r(i)));
%    
    u14_lj(i) = (4./T_red_14)*( (1./r14(i))^12 - (1./r14(i))^6) ;
    u14_lr(i) = (gam14/r(i))*erf(aa*r(i));  
    u14_sr(i) = (gam14/r(i))*(1.0 - erf(aa*r(i)));
%    
    u24_lj(i) = (4./T_red_24)*( (1./r24(i))^12 - (1./r24(i))^6) ;
    u24_lr(i) = (gam24/r(i))*erf(aa*r(i));  
    u24_sr(i) = (gam24/r(i))*(1.0 - erf(aa*r(i)));
%    
    u34_lj(i) = (4./T_red_34)*( (1./r34(i))^12 - (1./r34(i))^6) ;
    u34_lr(i) = (gam34/r(i))*erf(aa*r(i));  
    u34_sr(i) = (gam34/r(i))*(1.0 - erf(aa*r(i)));
%    
end
%%%
%%%
%
u14_k_lr = (4.*pi*gam14./k.^2).*exp(-k.^2./(4.*aa^2)); % for (gamma/r)*(1.-exp(-aa*r))
u24_k_lr = (4.*pi*gam24./k.^2).*exp(-k.^2./(4.*aa^2)); % for (gamma/r)*(1.-exp(-aa*r))
u34_k_lr = (4.*pi*gam34./k.^2).*exp(-k.^2./(4.*aa^2)); % for (gamma/r)*(1.-exp(-aa*r))
%u44_k_lr = (4.*pi*gam44./k.^2).*exp(-k.^2./(4.*aa^2)); % for (gamma/r)*(1.-exp(-aa*r))
%
%Iflag = 0.;  % converfence flag, 1 indicates convergence
%
for iter = 2:itermax
%
%   iter
% iteration 2
    G14_sr_old = G14_sr;
    G24_sr_old = G24_sr;
    G34_sr_old = G34_sr; 
%    G44_sr_old = G44_sr;
%
    c14_sr_old = exp(-u14_lj -u14_sr + G14_sr_old) - G14_sr_old - 1.;    
    c24_sr_old = exp(-u24_lj -u24_sr + G24_sr_old) - G24_sr_old - 1.;    
    c34_sr_old = exp(-u34_lj -u34_sr + G34_sr_old) - G34_sr_old - 1.;    
    %
    c14_k_sr = 4*pi*(dr^3*(Nr+1)./pi).*lsint(c14_sr_old.*ii)./j;
    c24_k_sr = 4*pi*(dr^3*(Nr+1)./pi).*lsint(c24_sr_old.*ii)./j;
    c34_k_sr = 4*pi*(dr^3*(Nr+1)./pi).*lsint(c34_sr_old.*ii)./j;
%%%
%ck = ck_sr - uk_lr;
    %ck = ck_sr - uk_lr;
    c14_k = c14_k_sr - u14_k_lr;
    c24_k = c24_k_sr - u24_k_lr;
    c34_k = c34_k_sr - u34_k_lr;
    %
    h14_k = c14_k.*chi11 + c24_k.*chi12 + c34_k.*chi13;
    h14_k_old = h14_k_n; 
    h14_k_new = h14_k;
    h14_k_n = alf2.*h14_k_new + (1.-alf2).*h14_k_old;
    %
    h24_k = c14_k.*chi12 + c24_k.*chi22 + c34_k.*chi23;
    h24_k_old = h24_k_n; 
    h24_k_new = h24_k;
    h24_k_n = alf2.*h24_k_new + (1.-alf2).*h24_k_old;
    %
    h34_k = c14_k.*chi13 + c24_k.*chi23 + c34_k.*chi33;
    h34_k_old = h34_k_n; 
    h34_k_new = h34_k;
    h34_k_n = alf2.*h34_k_new + (1.-alf2).*h34_k_old;    
%%%

%%%
    % compute c(r) and h(r) 
% compute c(r) and h(r) 
c14_sr = (1./(2*pi)^(3))*4*pi.*(pi^2./(ii.*(Nr+1)^2.*dr^3)).*lsint(c14_k_sr.*j);
c24_sr = (1./(2*pi)^(3))*4*pi.*(pi^2./(ii.*(Nr+1)^2.*dr^3)).*lsint(c24_k_sr.*j);
c34_sr = (1./(2*pi)^(3))*4*pi.*(pi^2./(ii.*(Nr+1)^2.*dr^3)).*lsint(c34_k_sr.*j);
%c44_sr = (1./(2*pi)^(3))*4*pi.*(pi^2./(ii.*(Nr+1)^2.*dr^3)).*lsint(c44_k_sr.*j);
%
h14_r = (1./(2*pi)^(3))*4*pi.*(pi^2./(ii.*(Nr+1)^2.*dr^3)).*lsint(h14_k_n.*j);
h24_r = (1./(2*pi)^(3))*4*pi.*(pi^2./(ii.*(Nr+1)^2.*dr^3)).*lsint(h24_k_n.*j);
h34_r = (1./(2*pi)^(3))*4*pi.*(pi^2./(ii.*(Nr+1)^2.*dr^3)).*lsint(h34_k_n.*j);
%h44_r = (1./(2*pi)^(3))*4*pi.*(pi^2./(ii.*(Nr+1)^2.*dr^3)).*lsint(h44_k.*j);
%
%
% compute c(r) and h(r) 
%c14_r = (1./(2*pi)^(3))*4*pi.*(pi^2./(ii.*(Nr+1)^2.*dr^3)).*lsint(c14_k.*j);
%c24_r = (1./(2*pi)^(3))*4*pi.*(pi^2./(ii.*(Nr+1)^2.*dr^3)).*lsint(c24_k.*j);
%c34_r = (1./(2*pi)^(3))*4*pi.*(pi^2./(ii.*(Nr+1)^2.*dr^3)).*lsint(c34_k.*j);
%c44_r = (1./(2*pi)^(3))*4*pi.*(pi^2./(ii.*(Nr+1)^2.*dr^3)).*lsint(c44_k.*j);
%
G14_sr_new = h14_r - c14_sr;
G24_sr_new = h24_r - c24_sr;
G34_sr_new = h34_r - c34_sr;
    %
    cor = 1.*rms(G14_sr_new - G14_sr_old) + ...
          1.*rms(G24_sr_new - G24_sr_old) + ...
          1.*rms(G34_sr_new - G34_sr_old);    
%
    G14_sr = G14_sr_new;       
    G24_sr = G24_sr_new;
    G34_sr = G34_sr_new;    
%    G44_sr = G44_sr_new;    
%
    if (cor < tol)        
        Iflag = 1.
    break
    end


end
%   
%%%
%rho_red_4 = 0.; % dilute limit
h41_r = h14_r; h42_r = h24_r; h43_r = h34_r;
%c41_r = c14_r; c42_r = c24_r; c43_r = c34_r;
c41_r = c14_sr - u14_lr ; c42_r = c24_sr  - u24_lr ; c43_r = c34_sr  - u34_lr ;
%
%%%%%%%%%%%%%%%%%%%%%%%%%%%%%%%%%%%%%%%%%%%%%%%%%%%%%%%%%%%%%%%%%%%%%%%%%%%%%%%%%%%%%%%%%%%%%
%%% Calculation of beta*mu for Ka+ ion begins
mu_kap_ion = 0.;
for i = 1:Nr
    mu_kap_ion = mu_kap_ion + rho_red *(0.5*h41_r(i)^2 - c41_r(i) - 0.5*h41_r(i)*c41_r(i)) * 4.*pi*r(i)*r(i)*dr + ...
                              rho_red *(0.5*h42_r(i)^2 - c42_r(i) - 0.5*h42_r(i)*c42_r(i)) * 4.*pi*r(i)*r(i)*dr + ...
                              rho_red *(0.5*h43_r(i)^2 - c43_r(i) - 0.5*h43_r(i)*c43_r(i)) * 4.*pi*r(i)*r(i)*dr ;
%                              rho_red_4 *(0.5*h44_r(i)^2 - c44_r(i) - 0.5*h44_r(i)*c44_r(i)) * 4.*pi*r(i)*r(i)*dr;
end
%mu_kap_ion;   %                
%%% calculation of excess chemical potential for Ka+ ion ends
%%%%%%%%%%%%%%%%%%%%%%%%%%%%%%%%%%%%%%%%%%%%%%%%%%%%%%%%%%%%%%%%%%%%%%%%%%%%%%%%%%%%%%%%%%%%%

return
end

%%%
% A function lsint.m is taken from C.T. Kelley, B. M. Pettitt, 
%                      J. Chmp. Phys. \textbf{197}, 491 (2004)
% LSINT
% Fast sine transform with MATLAB's FFT.
%
function lf=lsint(f)
n=length(f);
ft=-fft([0,f']',2*n+2);
lf=imag(ft(2:n+1));
%
return
end

